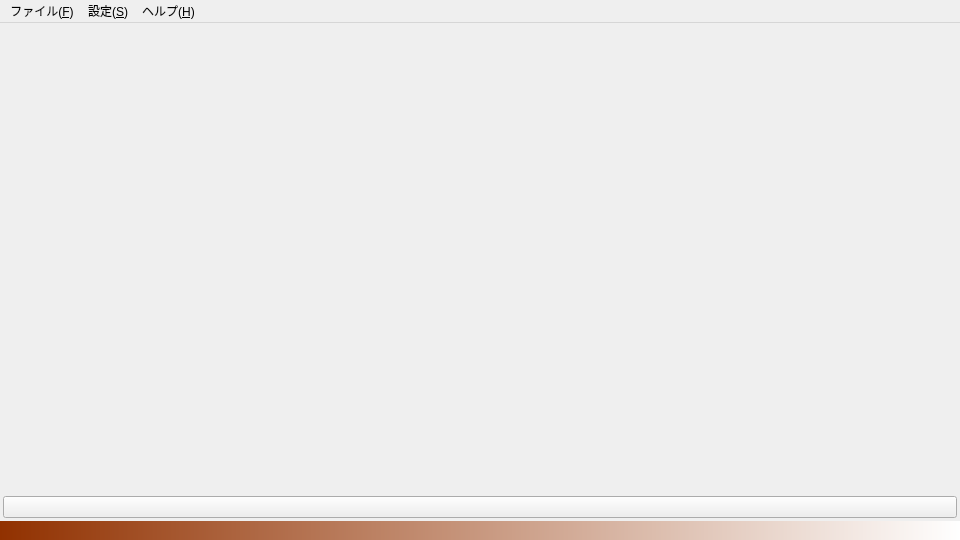
<?xml version="1.0" encoding="UTF-8"?>
<ui version="4.0">
 <class>MainWindow</class>
 <widget class="QMainWindow" name="MainWindow">
  <property name="geometry">
   <rect>
    <x>0</x>
    <y>0</y>
    <width>960</width>
    <height>540</height>
   </rect>
  </property>
  <property name="windowTitle">
   <string>Bio4Player</string>
  </property>
  <property name="windowIcon">
   <iconset resource="../resource/b4p_icons.qrc">
    <normaloff>:/b4p_icon.ico</normaloff>:/b4p_icon.ico</iconset>
  </property>
  <property name="styleSheet">
   <string notr="true"/>
  </property>
  <widget class="QWidget" name="centralWidget">
   <layout class="QVBoxLayout" name="verticalLayout">
    <property name="leftMargin">
     <number>3</number>
    </property>
    <property name="topMargin">
     <number>3</number>
    </property>
    <property name="rightMargin">
     <number>3</number>
    </property>
    <property name="bottomMargin">
     <number>3</number>
    </property>
    <item>
     <widget class="QScrollArea" name="scrollArea">
      <property name="frameShape">
       <enum>QFrame::NoFrame</enum>
      </property>
      <property name="frameShadow">
       <enum>QFrame::Plain</enum>
      </property>
      <property name="verticalScrollBarPolicy">
       <enum>Qt::ScrollBarAsNeeded</enum>
      </property>
      <property name="horizontalScrollBarPolicy">
       <enum>Qt::ScrollBarAsNeeded</enum>
      </property>
      <property name="sizeAdjustPolicy">
       <enum>QAbstractScrollArea::AdjustIgnored</enum>
      </property>
      <property name="widgetResizable">
       <bool>true</bool>
      </property>
      <property name="alignment">
       <set>Qt::AlignLeading|Qt::AlignLeft|Qt::AlignTop</set>
      </property>
      <widget class="QWidget" name="scrollAreaWidgetContents">
       <property name="geometry">
        <rect>
         <x>0</x>
         <y>0</y>
         <width>954</width>
         <height>441</height>
        </rect>
       </property>
       <layout class="QVBoxLayout" name="verticalLayout_3">
        <property name="sizeConstraint">
         <enum>QLayout::SetDefaultConstraint</enum>
        </property>
        <property name="leftMargin">
         <number>0</number>
        </property>
        <property name="topMargin">
         <number>0</number>
        </property>
        <property name="rightMargin">
         <number>0</number>
        </property>
        <property name="bottomMargin">
         <number>0</number>
        </property>
        <item>
         <layout class="QVBoxLayout" name="ListLayout">
          <property name="sizeConstraint">
           <enum>QLayout::SetDefaultConstraint</enum>
          </property>
         </layout>
        </item>
       </layout>
      </widget>
     </widget>
    </item>
    <item>
     <widget class="QPushButton" name="buttonReflesh">
      <property name="text">
       <string/>
      </property>
      <property name="icon">
       <iconset resource="../resource/b4p_icons.qrc">
        <normaloff>:/b4c_reflesh.ico</normaloff>:/b4c_reflesh.ico</iconset>
      </property>
      <property name="iconSize">
       <size>
        <width>32</width>
        <height>32</height>
       </size>
      </property>
     </widget>
    </item>
   </layout>
  </widget>
  <widget class="QMenuBar" name="menuBar">
   <property name="geometry">
    <rect>
     <x>0</x>
     <y>0</y>
     <width>960</width>
     <height>24</height>
    </rect>
   </property>
   <widget class="QMenu" name="menu_F">
    <property name="title">
     <string>ファイル(&amp;F)</string>
    </property>
   </widget>
   <widget class="QMenu" name="menu_S">
    <property name="title">
     <string>設定(&amp;S)</string>
    </property>
    <addaction name="actionSettings"/>
   </widget>
   <widget class="QMenu" name="menu_H">
    <property name="title">
     <string>ヘルプ(&amp;H)</string>
    </property>
    <addaction name="actionWhatIsBio4Player"/>
   </widget>
   <addaction name="menu_F"/>
   <addaction name="menu_S"/>
   <addaction name="menu_H"/>
  </widget>
  <widget class="QStatusBar" name="statusBar">
   <property name="styleSheet">
    <string notr="true">background-color: qlineargradient(spread:pad, x1:0, y1:0, x2:1, y2:0, stop:0 rgba(145, 49, 0, 255), stop:1 rgba(255, 255, 255, 255));
color: rgb(255, 255, 255);</string>
   </property>
   <property name="sizeGripEnabled">
    <bool>false</bool>
   </property>
  </widget>
  <action name="actionSettings">
   <property name="text">
    <string>設定</string>
   </property>
   <property name="toolTip">
    <string>設定</string>
   </property>
  </action>
  <action name="actionWhatIsBio4Player">
   <property name="text">
    <string>Bio4Playerについて</string>
   </property>
   <property name="toolTip">
    <string>Bio4Playerについて</string>
   </property>
  </action>
 </widget>
 <layoutdefault spacing="6" margin="11"/>
 <resources>
  <include location="../resource/b4p_icons.qrc"/>
 </resources>
 <connections/>
</ui>
